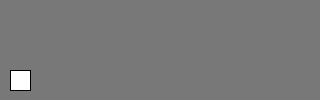
Frame 1 (no input)
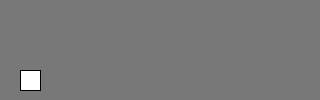
Frame 60 (the mouse pressed at the canvas centre just before this capture)
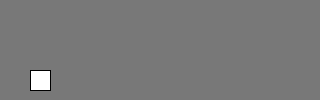
Frame 120 (the mouse held since frame 60 and released just before this capture)

The Processing sketch that drew these frames (run headless with seeded random() and noise(); from frame 60 on, the mouse is pressed at the canvas centre):

// Processing sketch: processing_75528
// ── processing_75528.pde

float desiredspeed = 45;       // mph
float accelperf = 2.9/60./60.; // hours
float breakperf = 100./5280.;  // miles
float destination = 20 ;        // miles
float timestep = 1./60./60.;
void setup()
{
  size(320,100);
}

float speed= 0;
float distance=0;
float stopdist = map(desiredspeed,0,60,0,breakperf);
float breakat=0;
float time=0;
void draw()
{
  background(120);
  translate(10,90);
  
 time += timestep;
  
  if(speed<desiredspeed) speed = map(time,0,accelperf, 0,60);

  if(distance>(destination-stopdist))
  {
    if (breakat==0) breakat = distance;
    speed = map(distance-breakat, 0, stopdist, desiredspeed,0);
  }
  distance += speed * timestep;
  
  car(map(distance,0,30,0,300), 0);
  
}
void car(float x, float y)
{
  rect(x,y, 20, -20);
}
